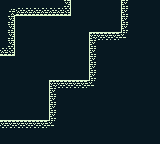

Below is a game level as drawn by its tile map, then a one-line description and the .tmx file that defines it, in full:
An orthogonal 20x18 tile map with 8x8 px tiles, 2 tile layers (Tile Layer 1, Tile Layer 2).

<map version="1.5" tiledversion="1.7.2" orientation="orthogonal" renderorder="right-down" width="20" height="18" tilewidth="8" tileheight="8" infinite="0" nextlayerid="4" nextobjectid="1">
 <tileset firstgid="1" name="bgTiles" tilewidth="8" tileheight="8" tilecount="48" columns="8">
  <image source="../bgTiles.png" width="64" height="48" />
 </tileset>
 <layer id="1" name="Tile Layer 1" width="20" height="18">
  <data encoding="csv">
10,10,10,10,10,10,10,10,10,10,10,10,10,10,10,10,10,10,10,10,
10,10,10,10,10,10,10,10,10,10,10,10,10,10,10,10,10,10,10,10,
10,10,10,10,10,10,10,10,10,10,10,10,10,10,10,10,10,10,10,10,
10,10,10,10,10,10,10,10,10,10,10,10,10,10,10,10,10,10,10,10,
10,10,10,10,10,10,10,10,10,10,10,10,10,10,10,10,10,10,10,10,
10,10,10,10,10,10,10,10,10,10,10,10,10,10,10,10,10,10,10,10,
10,10,10,10,10,10,10,10,10,10,10,10,10,10,10,10,10,10,10,10,
10,10,10,10,10,10,10,10,10,10,10,10,10,10,10,10,10,10,10,10,
10,10,10,10,10,10,10,10,10,10,10,10,10,10,10,10,10,10,10,10,
10,10,10,10,10,10,10,10,10,10,10,10,10,10,10,10,10,10,10,10,
10,10,10,10,10,10,10,10,10,10,10,10,10,10,10,10,10,10,10,10,
10,10,10,10,10,10,10,10,10,10,10,10,10,10,10,10,10,10,10,10,
10,10,10,10,10,10,10,10,10,10,10,10,10,10,10,10,10,10,10,10,
10,10,10,10,10,10,10,10,10,10,10,10,10,10,10,10,10,10,10,10,
10,10,10,10,10,10,10,10,10,10,10,10,10,10,10,10,10,10,10,10,
10,10,10,10,10,10,10,10,10,10,10,10,10,10,10,10,10,10,10,10,
10,10,10,10,10,10,10,10,10,10,10,10,10,10,10,10,10,10,10,10,
10,10,10,10,10,10,10,10,10,10,10,10,10,10,10,10,10,10,10,10
</data>
 </layer>
 <layer id="3" name="Tile Layer 2" width="20" height="18">
  <data encoding="csv">
0,0,0,0,0,0,0,0,11,0,0,0,0,0,0,9,0,0,0,0,
0,25,18,18,18,18,18,18,19,0,0,0,0,0,0,9,0,0,0,0,
0,11,0,0,0,0,0,0,0,0,0,0,0,0,0,9,0,0,0,0,
0,11,0,0,0,0,0,0,0,0,0,0,0,0,0,9,0,0,0,0,
0,11,0,0,0,0,0,0,0,0,0,1,2,2,2,43,0,0,0,0,
0,11,0,0,0,0,0,0,0,0,0,9,0,0,0,0,0,0,0,0,
18,19,0,0,0,0,0,0,0,0,0,9,0,0,0,0,0,0,0,0,
0,0,0,0,0,0,0,0,0,0,0,9,0,0,0,0,0,0,0,0,
0,0,0,0,0,0,0,0,0,0,0,9,0,0,0,0,0,0,0,0,
0,0,0,0,0,0,0,0,0,0,0,9,0,0,0,0,0,0,0,0,
0,0,0,0,0,0,1,2,2,2,2,43,0,0,0,0,0,0,0,0,
0,0,0,0,0,0,9,0,0,0,0,0,0,0,0,0,0,0,0,0,
0,0,0,0,0,0,9,0,0,0,0,0,0,0,0,0,0,0,0,0,
0,0,0,0,0,0,9,0,0,0,0,0,0,0,0,0,0,0,0,0,
0,0,0,0,0,0,9,0,0,0,0,0,0,0,0,0,0,0,0,0,
2,2,2,2,2,2,43,0,0,0,0,0,0,0,0,0,0,0,0,0,
0,0,0,0,0,0,0,0,0,0,0,0,0,0,0,0,0,0,0,0,
0,0,0,0,0,0,0,0,0,0,0,0,0,0,0,0,0,0,0,0
</data>
 </layer>
</map>
